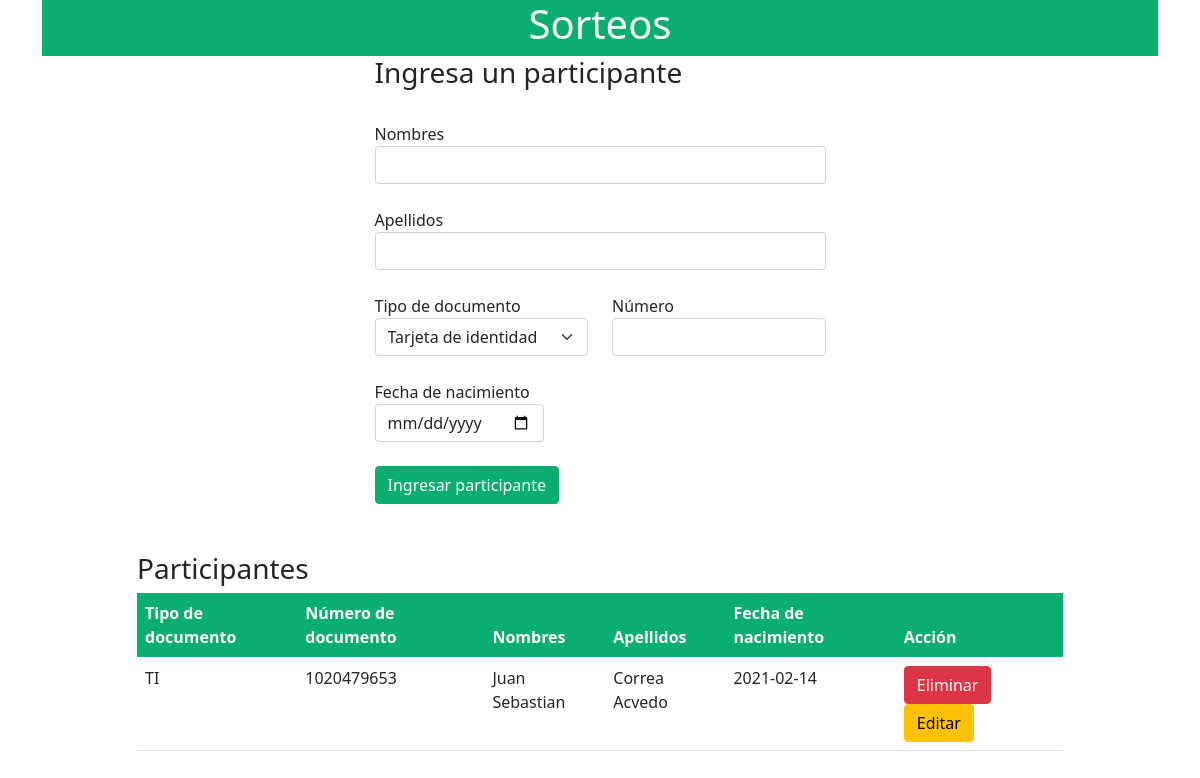
Before: / with the older database file.
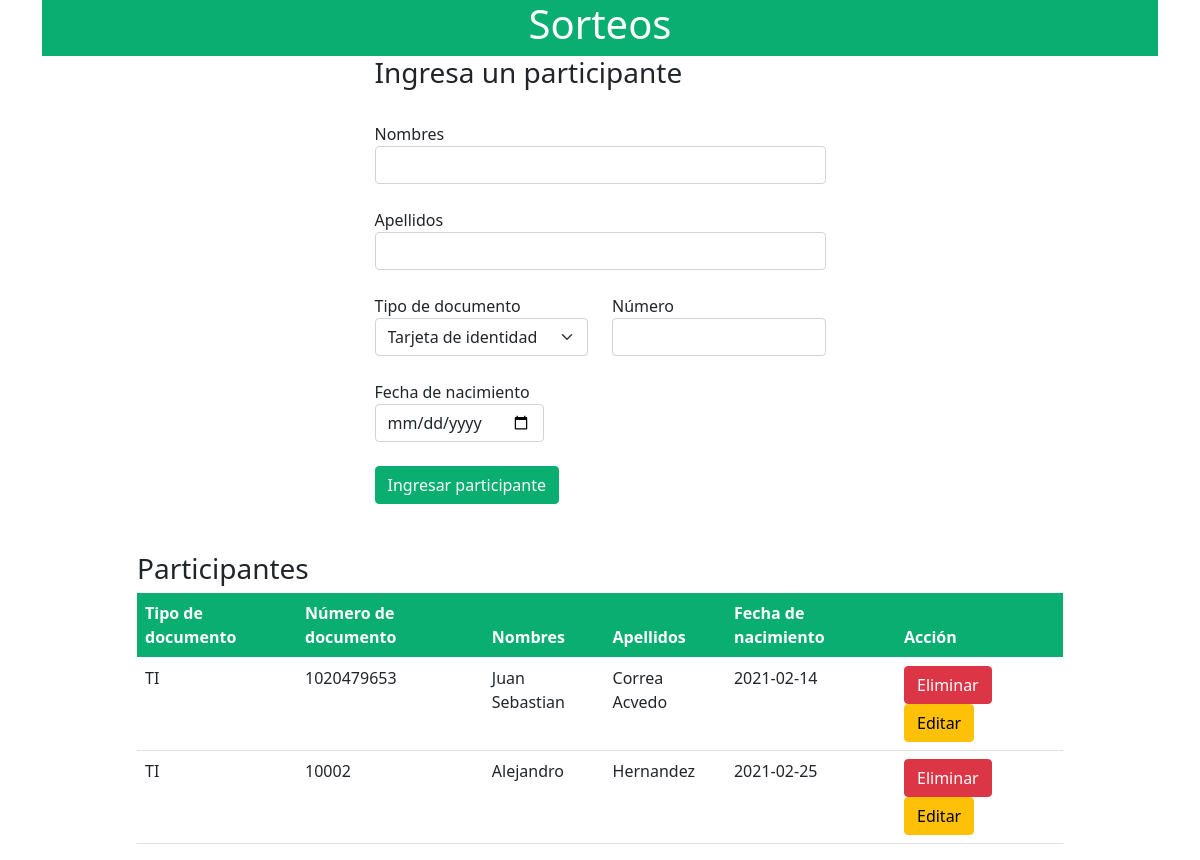
After: the same page with the newer database file.
### main.py (models this page shows, shortened)
class Participantes(db.Model):
    tipo_documento = db.Column(db.String(4))
    numero_documento = db.Column(db.String(20), primary_key=True)
    nombres = db.Column(db.String(100))
    apellido =  db.Column(db.String(100))
    fecha_nacimiento = db.Column(db.String(20))
    recibio_premio = db.Column(db.String(2))
    premio = db.Column(db.String(100))

### main.py (the view, shortened to what this page needs)
@app.route('/', methods=['GET', 'POST'])
def inicial():
    participantes = Participantes.query.all()
    return render_template('index.html', participantes = participantes)

### templates/index.html (shortened to what the changed rows need)
<!DOCTYPE html>
<html lang="en">
<head>
    <link href="https://cdn.jsdelivr.net/npm/bootstrap@5.0.0-beta2/dist/css/bootstrap.min.css" rel="stylesheet">
    <link rel="stylesheet" href="static/style.css">
</head>
<body>
    <div class="container">
            <div class="jumbotron jumbotron-fluid text-center">
                    <h1 >Sorteos</h1>
            </div>
    </div>
    <div class="container cuerpo">
        <br>
        <div class="row">
            <div class="col-sm-10 mx-auto justify-content-center  ">
                <table class="table tablas" >
                    <thead>
                        <tr class="tableHead">
                            <th scope="col">Tipo de documento</th>
                            <th scope="col">Número de documento</th>
                            <th scope="col">Nombres</th>
                            <th scope="col">Apellidos</th>
                            <th scope="col">Fecha de nacimiento</th>
                            <th scope="col">Acción</th>
                         </tr>
                    </thead>
                    <tbody>
                        {% for participante in participantes %}
                            <tr>
                                <td>{{participante.tipo_documento}}</td>
                                <td>{{participante.numero_documento}}</td>
                                <td>{{participante.nombres}}</td>
                                <td>{{participante.apellido}}</td>
                                <td>{{participante.fecha_nacimiento}}</td>
                                <td>
                                    <a href="/delete/{{participante.numero_documento}}" class="btn btn-danger btn-xs" onclick="return confirm('Quieres eliminar el participante ?')">Eliminar</a>
                                    <button type="button" class="btn btn-warning btn-xs" data-bs-toggle="modal" data-bs-target="#modaledit{{participante.numero_documento}}">Editar</button>
                                </td>
                            </tr>
                        {% endfor %}
                    </tbody>
                </table>
            </div>
        </div>
    </div>
</body>
</html>

Changed rows visible on the page:
added Participantes: tipo_documento "TI", numero_documento "10002", nombres "Alejandro", apellido "Hernandez", fecha_nacimiento "2021-02-25"
